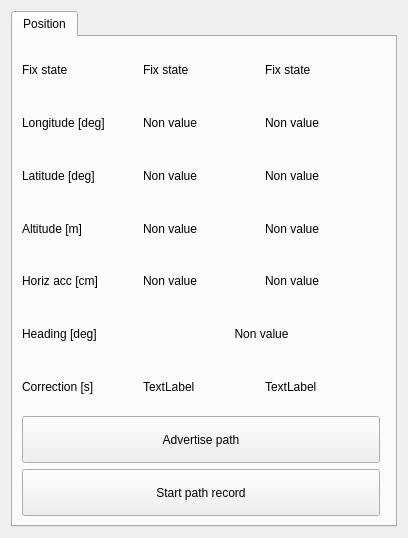
<?xml version="1.0" encoding="UTF-8"?>
<ui version="4.0">
 <class>SwiftNavWidget</class>
 <widget class="QWidget" name="SwiftNavWidget">
  <property name="geometry">
   <rect>
    <x>0</x>
    <y>0</y>
    <width>408</width>
    <height>538</height>
   </rect>
  </property>
  <property name="sizePolicy">
   <sizepolicy hsizetype="Preferred" vsizetype="Preferred">
    <horstretch>0</horstretch>
    <verstretch>0</verstretch>
   </sizepolicy>
  </property>
  <property name="windowTitle">
   <string>SwiftNav Status</string>
  </property>
  <layout class="QGridLayout" name="gridLayout_2">
   <item row="0" column="0">
    <widget class="QTabWidget" name="tabWidget">
     <property name="sizePolicy">
      <sizepolicy hsizetype="Preferred" vsizetype="Preferred">
       <horstretch>0</horstretch>
       <verstretch>0</verstretch>
      </sizepolicy>
     </property>
     <property name="currentIndex">
      <number>0</number>
     </property>
     <widget class="QWidget" name="positionTab">
      <property name="sizePolicy">
       <sizepolicy hsizetype="Expanding" vsizetype="Expanding">
        <horstretch>0</horstretch>
        <verstretch>0</verstretch>
       </sizepolicy>
      </property>
      <attribute name="title">
       <string>Position</string>
      </attribute>
      <layout class="QGridLayout" name="gridLayout">
       <item row="1" column="0">
        <widget class="QLabel" name="roverLongLabel">
         <property name="sizePolicy">
          <sizepolicy hsizetype="Expanding" vsizetype="Expanding">
           <horstretch>0</horstretch>
           <verstretch>0</verstretch>
          </sizepolicy>
         </property>
         <property name="text">
          <string>Longitude [deg]</string>
         </property>
        </widget>
       </item>
       <item row="3" column="2" colspan="2">
        <widget class="QLabel" name="roverAltBackValueLabel">
         <property name="sizePolicy">
          <sizepolicy hsizetype="Expanding" vsizetype="Expanding">
           <horstretch>0</horstretch>
           <verstretch>0</verstretch>
          </sizepolicy>
         </property>
         <property name="text">
          <string>Non value</string>
         </property>
        </widget>
       </item>
       <item row="4" column="1">
        <widget class="QLabel" name="roverHorAccValueLabel">
         <property name="sizePolicy">
          <sizepolicy hsizetype="Expanding" vsizetype="Expanding">
           <horstretch>0</horstretch>
           <verstretch>0</verstretch>
          </sizepolicy>
         </property>
         <property name="text">
          <string>Non value</string>
         </property>
        </widget>
       </item>
       <item row="1" column="1">
        <widget class="QLabel" name="roverLongValueLabel">
         <property name="sizePolicy">
          <sizepolicy hsizetype="Expanding" vsizetype="Expanding">
           <horstretch>0</horstretch>
           <verstretch>0</verstretch>
          </sizepolicy>
         </property>
         <property name="text">
          <string>Non value</string>
         </property>
        </widget>
       </item>
       <item row="4" column="2" colspan="2">
        <widget class="QLabel" name="roverHorAccBackValueLabel">
         <property name="sizePolicy">
          <sizepolicy hsizetype="Expanding" vsizetype="Expanding">
           <horstretch>0</horstretch>
           <verstretch>0</verstretch>
          </sizepolicy>
         </property>
         <property name="text">
          <string>Non value</string>
         </property>
        </widget>
       </item>
       <item row="4" column="0">
        <widget class="QLabel" name="roverHoraccLabel">
         <property name="sizePolicy">
          <sizepolicy hsizetype="Expanding" vsizetype="Expanding">
           <horstretch>0</horstretch>
           <verstretch>0</verstretch>
          </sizepolicy>
         </property>
         <property name="text">
          <string>Horiz acc [cm]</string>
         </property>
        </widget>
       </item>
       <item row="1" column="2" colspan="2">
        <widget class="QLabel" name="roverLongBackValueLabel">
         <property name="sizePolicy">
          <sizepolicy hsizetype="Expanding" vsizetype="Expanding">
           <horstretch>0</horstretch>
           <verstretch>0</verstretch>
          </sizepolicy>
         </property>
         <property name="text">
          <string>Non value</string>
         </property>
        </widget>
       </item>
       <item row="2" column="1">
        <widget class="QLabel" name="roverLatValueLabel">
         <property name="sizePolicy">
          <sizepolicy hsizetype="Expanding" vsizetype="Expanding">
           <horstretch>0</horstretch>
           <verstretch>0</verstretch>
          </sizepolicy>
         </property>
         <property name="text">
          <string>Non value</string>
         </property>
        </widget>
       </item>
       <item row="2" column="2" colspan="2">
        <widget class="QLabel" name="roverLatBackValueLabel">
         <property name="sizePolicy">
          <sizepolicy hsizetype="Expanding" vsizetype="Expanding">
           <horstretch>0</horstretch>
           <verstretch>0</verstretch>
          </sizepolicy>
         </property>
         <property name="text">
          <string>Non value</string>
         </property>
        </widget>
       </item>
       <item row="5" column="0">
        <widget class="QLabel" name="roverHeadingLabel">
         <property name="sizePolicy">
          <sizepolicy hsizetype="Expanding" vsizetype="Expanding">
           <horstretch>0</horstretch>
           <verstretch>0</verstretch>
          </sizepolicy>
         </property>
         <property name="text">
          <string>Heading [deg]</string>
         </property>
        </widget>
       </item>
       <item row="2" column="0">
        <widget class="QLabel" name="roverLatLabel">
         <property name="sizePolicy">
          <sizepolicy hsizetype="Expanding" vsizetype="Expanding">
           <horstretch>0</horstretch>
           <verstretch>0</verstretch>
          </sizepolicy>
         </property>
         <property name="text">
          <string>Latitude [deg]</string>
         </property>
        </widget>
       </item>
       <item row="0" column="0">
        <widget class="QLabel" name="roverFixLabel">
         <property name="sizePolicy">
          <sizepolicy hsizetype="Expanding" vsizetype="Expanding">
           <horstretch>0</horstretch>
           <verstretch>0</verstretch>
          </sizepolicy>
         </property>
         <property name="text">
          <string>Fix state</string>
         </property>
        </widget>
       </item>
       <item row="3" column="0">
        <widget class="QLabel" name="roverAltLabel">
         <property name="sizePolicy">
          <sizepolicy hsizetype="Expanding" vsizetype="Expanding">
           <horstretch>0</horstretch>
           <verstretch>0</verstretch>
          </sizepolicy>
         </property>
         <property name="text">
          <string>Altitude [m]</string>
         </property>
        </widget>
       </item>
       <item row="0" column="1">
        <widget class="QLabel" name="roverFixValueLabel">
         <property name="sizePolicy">
          <sizepolicy hsizetype="Expanding" vsizetype="Expanding">
           <horstretch>0</horstretch>
           <verstretch>0</verstretch>
          </sizepolicy>
         </property>
         <property name="text">
          <string>Fix state</string>
         </property>
        </widget>
       </item>
       <item row="0" column="2" colspan="2">
        <widget class="QLabel" name="roverFixBackValueLabel">
         <property name="sizePolicy">
          <sizepolicy hsizetype="Expanding" vsizetype="Expanding">
           <horstretch>0</horstretch>
           <verstretch>0</verstretch>
          </sizepolicy>
         </property>
         <property name="text">
          <string>Fix state</string>
         </property>
        </widget>
       </item>
       <item row="3" column="1">
        <widget class="QLabel" name="roverAltValueLabel">
         <property name="sizePolicy">
          <sizepolicy hsizetype="Expanding" vsizetype="Expanding">
           <horstretch>0</horstretch>
           <verstretch>0</verstretch>
          </sizepolicy>
         </property>
         <property name="text">
          <string>Non value</string>
         </property>
        </widget>
       </item>
       <item row="8" column="0">
        <widget class="QLabel" name="baseAgeOfCorrectionLabel">
         <property name="sizePolicy">
          <sizepolicy hsizetype="Expanding" vsizetype="Expanding">
           <horstretch>0</horstretch>
           <verstretch>0</verstretch>
          </sizepolicy>
         </property>
         <property name="text">
          <string>Correction [s]</string>
         </property>
        </widget>
       </item>
       <item row="8" column="1">
        <widget class="QLabel" name="baseAgeOfCorrectionValueLabel">
         <property name="sizePolicy">
          <sizepolicy hsizetype="Expanding" vsizetype="Expanding">
           <horstretch>0</horstretch>
           <verstretch>0</verstretch>
          </sizepolicy>
         </property>
         <property name="text">
          <string>TextLabel</string>
         </property>
        </widget>
       </item>
       <item row="8" column="2">
        <widget class="QLabel" name="baseAgeOfCorrectionBackValueLabel">
         <property name="sizePolicy">
          <sizepolicy hsizetype="Expanding" vsizetype="Expanding">
           <horstretch>0</horstretch>
           <verstretch>0</verstretch>
          </sizepolicy>
         </property>
         <property name="text">
          <string>TextLabel</string>
         </property>
        </widget>
       </item>
       <item row="9" column="0" colspan="3">
        <widget class="QPushButton" name="advertisePathButton">
         <property name="sizePolicy">
          <sizepolicy hsizetype="Expanding" vsizetype="Expanding">
           <horstretch>0</horstretch>
           <verstretch>0</verstretch>
          </sizepolicy>
         </property>
         <property name="text">
          <string>Advertise path</string>
         </property>
        </widget>
       </item>
       <item row="10" column="0" colspan="3">
        <widget class="QPushButton" name="recordPathPushButton">
         <property name="sizePolicy">
          <sizepolicy hsizetype="Expanding" vsizetype="Expanding">
           <horstretch>0</horstretch>
           <verstretch>0</verstretch>
          </sizepolicy>
         </property>
         <property name="text">
          <string>Start path record</string>
         </property>
         <property name="checkable">
          <bool>true</bool>
         </property>
        </widget>
       </item>
       <item row="5" column="1" colspan="2">
        <widget class="QLabel" name="roverHeadingvalueLabel">
         <property name="sizePolicy">
          <sizepolicy hsizetype="Expanding" vsizetype="Expanding">
           <horstretch>0</horstretch>
           <verstretch>0</verstretch>
          </sizepolicy>
         </property>
         <property name="text">
          <string>Non value</string>
         </property>
         <property name="alignment">
          <set>Qt::AlignCenter</set>
         </property>
        </widget>
       </item>
      </layout>
     </widget>
    </widget>
   </item>
  </layout>
 </widget>
 <resources/>
 <connections/>
</ui>
